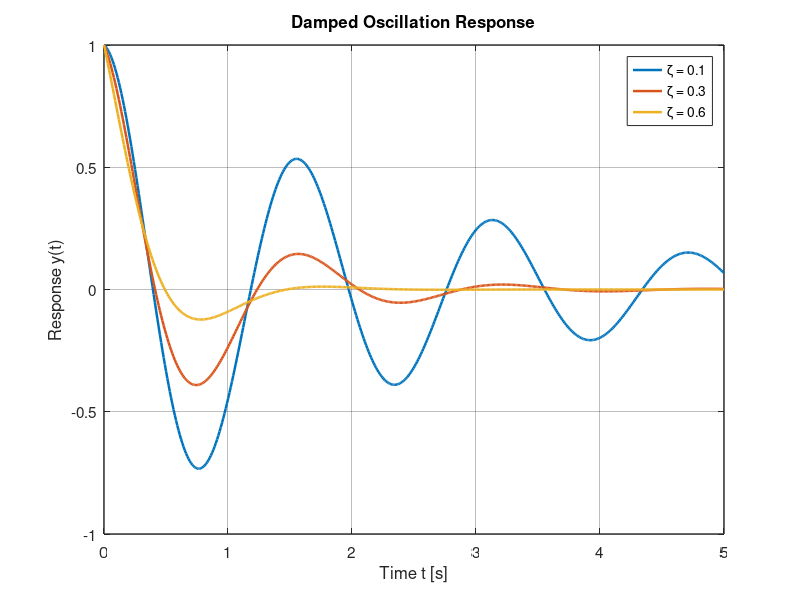

The MATLAB script that drew this image:
% generate_plot.m
% Sample script to generate vector graphics for Ipe

t = linspace(0, 5, 500);
zeta1 = 0.1;
zeta2 = 0.3;
zeta3 = 0.6;
wn = 4;

y1 = exp(-zeta1*wn*t) .* cos(wn*sqrt(1-zeta1^2)*t);
y2 = exp(-zeta2*wn*t) .* cos(wn*sqrt(1-zeta2^2)*t);
y3 = exp(-zeta3*wn*t) .* cos(wn*sqrt(1-zeta3^2)*t);

fig = figure('Visible', 'off', 'Position', [100, 100, 560, 360]);

plot(t, y1, 'LineWidth', 1.8, 'Color', [0.00, 0.45, 0.74], 'DisplayName', '\zeta = 0.1');
hold on;
plot(t, y2, 'LineWidth', 1.8, 'Color', [0.85, 0.33, 0.10], 'DisplayName', '\zeta = 0.3');
plot(t, y3, 'LineWidth', 1.8, 'Color', [0.93, 0.69, 0.13], 'DisplayName', '\zeta = 0.6');
hold off;

grid on;
set(gca, 'FontSize', 11, 'LineWidth', 1.0, 'GridAlpha', 0.3);
xlabel('Time t [s]');
ylabel('Response y(t)');
title('Damped Oscillation Response');
legend('Location', 'northeast');

% ベクターPDFとして出力
exportgraphics(fig, 'plot_raw.pdf', 'ContentType', 'vector');
disp('Successfully exported plot_raw.pdf');
exit;
